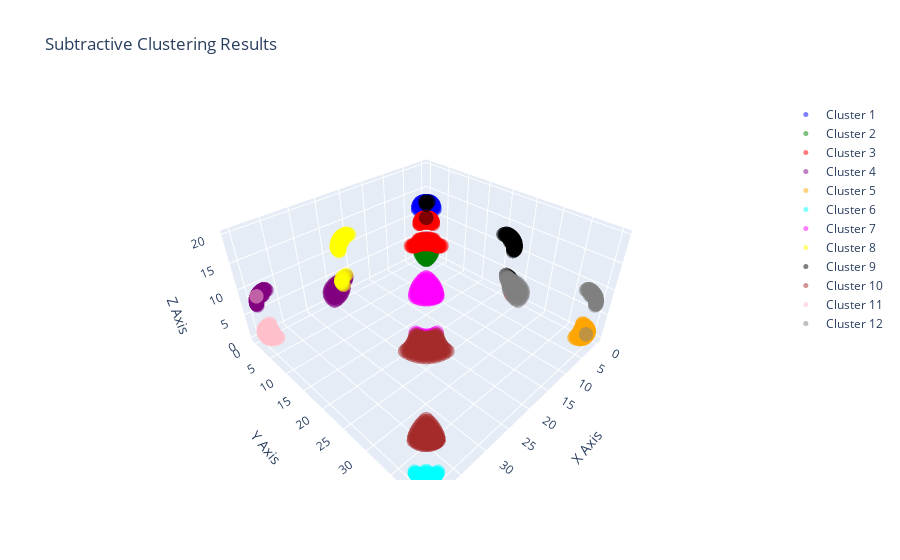

Notebook code for this chart:
### Code cell
import plotly.graph_objects as go
import pandas as pd
import numpy as np



# 创建 3D 散点图
fig = go.Figure()

# 为每个簇定义颜色
unique_labels = np.unique(labels)
colors = [
    'blue', 'green', 'red', 'purple', 'orange', 'cyan', 'magenta', 'yellow',
    'black', 'brown', 'pink', 'gray', 'lime', 'teal', 'navy', 'maroon',
    'olive', 'aqua', 'silver', 'gold', 'plum', 'coral', 'salmon', 'khaki',
    'tan', 'orchid', 'indigo', 'darkgreen', 'crimson', 'turquoise'
]
# colors = set_colors(labels, len(cluster_center))
# 确保颜色列表足够长
if len(unique_labels) > len(colors):
    print("Warning: The number of clusters exceeds the number of available colors.")

# 绘制每个簇的数据点
for label in unique_labels:
    cluster_points = DataMatrix[labels == label]
    fig.add_trace(go.Scatter3d(
        x=cluster_points[:, 0],
        y=cluster_points[:, 1],
        z=cluster_points[:, 2],
        mode='markers',
        marker=dict(size=5, color=colors[label % len(colors)], opacity=0.5),  # 使用取模运算以避免超出颜色列表
        name=f'Cluster {label + 1}'
    ))



# 设置图形标题和轴标签
fig.update_layout(
    title='Subtractive Clustering Results',
    scene=dict(
        xaxis_title='X Axis',
        yaxis_title='Y Axis',
        zaxis_title='Z Axis'
    )
)

# 显示图形
fig.show()
